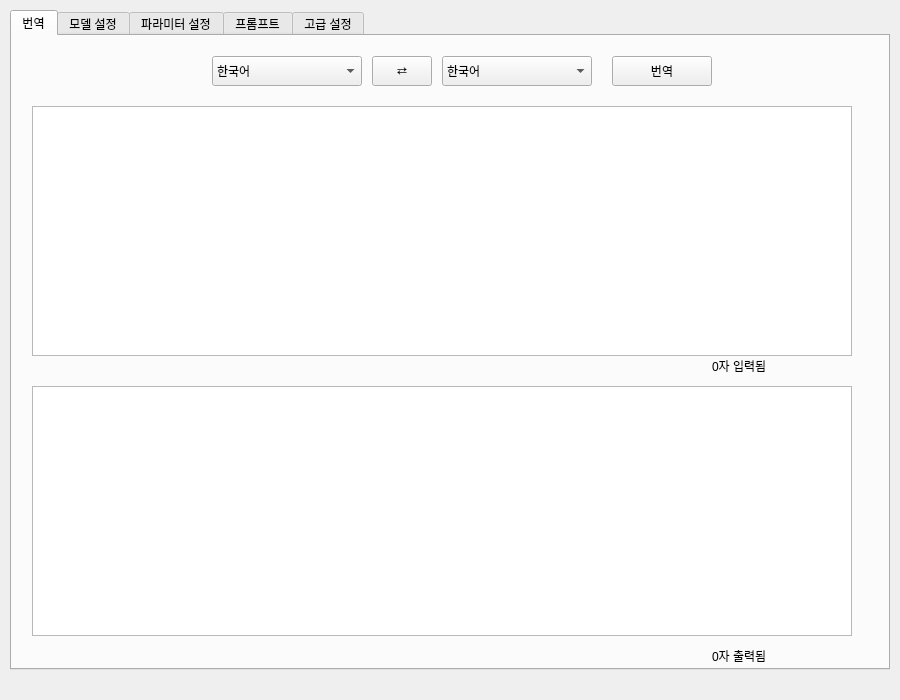
<?xml version="1.0" encoding="UTF-8"?>
<ui version="4.0">
 <class>MainWindow</class>
 <widget class="QMainWindow" name="MainWindow">
  <property name="geometry">
   <rect>
    <x>0</x>
    <y>0</y>
    <width>900</width>
    <height>700</height>
   </rect>
  </property>
  <property name="windowTitle">
   <string>AI 번역기</string>
  </property>
  <widget class="QWidget" name="centralwidget">
   <widget class="QTabWidget" name="tabWidget">
    <property name="geometry">
     <rect>
      <x>10</x>
      <y>10</y>
      <width>880</width>
      <height>660</height>
     </rect>
    </property>

    <!-- 번역 탭 -->
    <widget class="QWidget" name="tab_translate">
     <attribute name="title">
      <string>번역</string>
     </attribute>

     <widget class="QComboBox" name="inputLangCombo">
      <property name="geometry">
       <rect><x>200</x><y>20</y><width>150</width><height>30</height></rect>
      </property>
      <item><property name="text"><string>한국어</string></property></item>
      <item><property name="text"><string>영어</string></property></item>
      <item><property name="text"><string>일본어</string></property></item>
     </widget>

     <widget class="QPushButton" name="swapLangButton">
      <property name="geometry">
       <rect><x>360</x><y>20</y><width>60</width><height>30</height></rect>
      </property>
      <property name="text">
       <string>⇄</string>
      </property>
     </widget>

     <widget class="QComboBox" name="outputLangCombo">
      <property name="geometry">
       <rect><x>430</x><y>20</y><width>150</width><height>30</height></rect>
      </property>
      <item><property name="text"><string>한국어</string></property></item>
      <item><property name="text"><string>영어</string></property></item>
      <item><property name="text"><string>일본어</string></property></item>
     </widget>

     <widget class="QPushButton" name="translateButton">
      <property name="geometry">
       <rect><x>600</x><y>20</y><width>100</width><height>30</height></rect>
      </property>
      <property name="text">
       <string>번역</string>
      </property>
     </widget>

     <widget class="QPlainTextEdit" name="inputTextEdit">
      <property name="geometry">
       <rect><x>20</x><y>70</y><width>820</width><height>250</height></rect>
      </property>
     </widget>
     <widget class="QLabel" name="inputCharCount">
      <property name="geometry">
       <rect><x>700</x><y>320</y><width>140</width><height>20</height></rect>
      </property>
      <property name="text">
       <string>0자 입력됨</string>
      </property>
     </widget>

     <widget class="QPlainTextEdit" name="outputTextEdit">
      <property name="geometry">
       <rect><x>20</x><y>350</y><width>820</width><height>250</height></rect>
      </property>
     </widget>
     <widget class="QLabel" name="outputCharCount">
      <property name="geometry">
       <rect><x>700</x><y>610</y><width>140</width><height>20</height></rect>
      </property>
      <property name="text">
       <string>0자 출력됨</string>
      </property>
     </widget>
    </widget>

    <!-- AI 모델 설정 탭 -->
    <widget class="QWidget" name="tab_model">
     <attribute name="title">
      <string>모델 설정</string>
     </attribute>
     <widget class="QComboBox" name="modelSelectCombo">
      <property name="geometry">
       <rect><x>20</x><y>20</y><width>200</width><height>30</height></rect>
      </property>
     </widget>
     <widget class="QLineEdit" name="apiKeyLineEdit">
      <property name="geometry">
       <rect><x>240</x><y>20</y><width>400</width><height>30</height></rect>
      </property>
      <property name="placeholderText">
       <string>API 키 입력</string>
      </property>
     </widget>
     <widget class="QGroupBox" name="customApiGroup">
      <property name="geometry">
       <rect><x>20</x><y>70</y><width>850</width><height>250</height></rect>
      </property>
      <property name="title">
       <string>Custom API 설정</string>
      </property>
     </widget>
    </widget>

    <!-- 파라미터 설정 탭 -->
    <widget class="QWidget" name="tab_params">
     <attribute name="title">
      <string>파라미터 설정</string>
     </attribute>
    </widget>

    <!-- 프롬프트 탭 -->
    <widget class="QWidget" name="tab_prompt">
     <attribute name="title">
      <string>프롬프트</string>
     </attribute>
     <widget class="QTextEdit" name="promptEdit">
      <property name="geometry">
       <rect><x>20</x><y>20</y><width>820</width><height>500</height></rect>
      </property>
     </widget>
     <widget class="QPushButton" name="loadPresetButton">
      <property name="geometry">
       <rect><x>20</x><y>540</y><width>100</width><height>30</height></rect>
      </property>
      <property name="text">
       <string>불러오기</string>
      </property>
     </widget>
     <widget class="QPushButton" name="savePresetButton">
      <property name="geometry">
       <rect><x>130</x><y>540</y><width>100</width><height>30</height></rect>
      </property>
      <property name="text">
       <string>저장하기</string>
      </property>
     </widget>
    </widget>

    <!-- 고급 설정 탭 -->
    <widget class="QWidget" name="tab_advanced">
     <attribute name="title">
      <string>고급 설정</string>
     </attribute>
     <widget class="QSpinBox" name="retrySpinBox">
      <property name="geometry">
       <rect><x>20</x><y>20</y><width>100</width><height>30</height></rect>
      </property>
      <property name="minimum">
       <number>0</number>
      </property>
      <property name="maximum">
       <number>10</number>
      </property>
      <property name="value">
       <number>2</number>
      </property>
     </widget>
     <widget class="QLabel" name="retryLabel">
      <property name="geometry">
       <rect><x>130</x><y>20</y><width>200</width><height>30</height></rect>
      </property>
      <property name="text">
       <string>실패 시 재요청 횟수</string>
      </property>
     </widget>
    </widget>

   </widget>
  </widget>
 </widget>
 <resources/>
 <connections/>
</ui>
